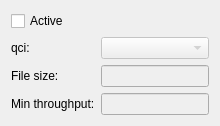
      <widget class="QWidget" name="FTPUl">
       <attribute name="title">
        <string>FTP Ul</string>
       </attribute>
       <layout class="QGridLayout" name="gridLayout_4">
        <item row="1" column="0">
         <widget class="QLabel" name="label_15">
          <property name="text">
           <string>qci:</string>
          </property>
         </widget>
        </item>
        <item row="1" column="1">
         <widget class="QComboBox" name="comboBoxFTPUlQci">
          <property name="enabled">
           <bool>false</bool>
          </property>
          <item>
           <property name="text">
            <string/>
           </property>
          </item>
          <item>
           <property name="text">
            <string>1</string>
           </property>
          </item>
          <item>
           <property name="text">
            <string>2</string>
           </property>
          </item>
          <item>
           <property name="text">
            <string>3</string>
           </property>
          </item>
          <item>
           <property name="text">
            <string>4</string>
           </property>
          </item>
          <item>
           <property name="text">
            <string>5</string>
           </property>
          </item>
          <item>
           <property name="text">
            <string>6</string>
           </property>
          </item>
          <item>
           <property name="text">
            <string>7</string>
           </property>
          </item>
          <item>
           <property name="text">
            <string>8</string>
           </property>
          </item>
          <item>
           <property name="text">
            <string>9</string>
           </property>
          </item>
         </widget>
        </item>
        <item row="2" column="0">
         <widget class="QLabel" name="label_14">
          <property name="text">
           <string>File size:</string>
          </property>
         </widget>
        </item>
        <item row="2" column="1">
         <widget class="QLineEdit" name="lineEditFTPUlFilesize">
          <property name="enabled">
           <bool>false</bool>
          </property>
         </widget>
        </item>
        <item row="3" column="0">
         <widget class="QLabel" name="label_13">
          <property name="text">
           <string>Min throughput:</string>
          </property>
         </widget>
        </item>
        <item row="3" column="1">
         <widget class="QLineEdit" name="lineEditFTPUlMinThroughput">
          <property name="enabled">
           <bool>false</bool>
          </property>
         </widget>
        </item>
        <item row="0" column="0">
         <widget class="QCheckBox" name="checkBoxFTPUl">
          <property name="text">
           <string>Active</string>
          </property>
         </widget>
        </item>
       </layout>
      </widget>
